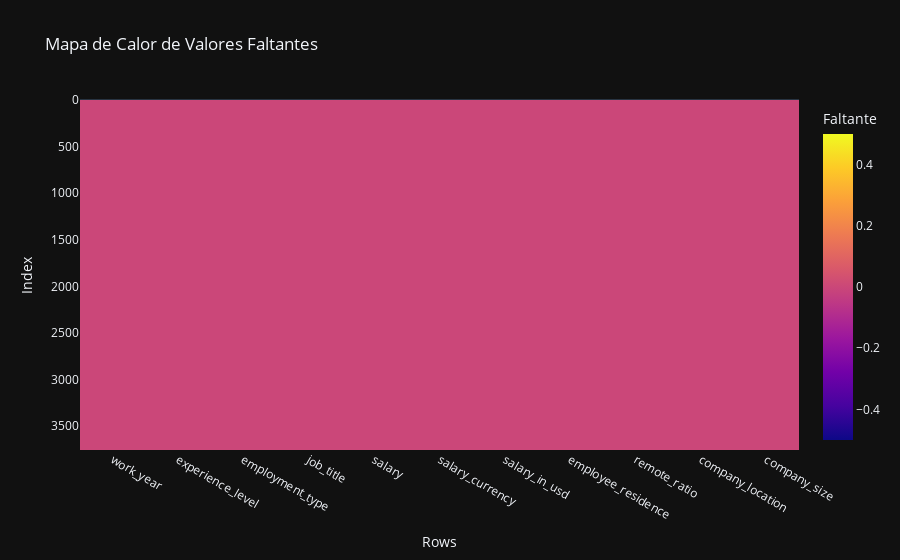

The cell this chart's notebook holds for it:
### Markdown cell above
### ¿Existen valores faltantes en el conjunto de datos?

### Code cell
df_isnull = df.isnull()

fig = px.imshow(df_isnull, 
                title="Mapa de Calor de Valores Faltantes",
                labels=dict(x="Rows", y="Index", color="Faltante"),
                x=df.columns,
                template="plotly_dark")

fig.show()

### Figure 1 — Plotly figure (JSON) as saved in the notebook; plotly's stock layout.template omitted (floating-point values rounded to 4 significant figures; data arrays with more than 128 entries replaced by an {"elided": "..."} marker saying what was removed)
{"data": [{"coloraxis": "coloraxis", "hovertemplate": "Rows: %{x}<br>Index: %{y}<br>Faltante: %{z}<extra></extra>", "name": "0", "type": "heatmap", "x": ["work_year", "experience_level", "employment_type", "job_title", "salary", "salary_currency", "salary_in_usd", "employee_residence", "remote_ratio", "company_location", "company_size"], "xaxis": "x", "y": {"elided": "3755 int values"}, "yaxis": "y", "z": {"elided": "3755x11 int values"}}], "layout": {"coloraxis": {"colorbar": {"title": {"text": "Faltante"}}, "colorscale": [[0, "#0d0887"], [0.1111, "#46039f"], [0.2222, "#7201a8"], [0.3333, "#9c179e"], [0.4444, "#bd3786"], [0.5556, "#d8576b"], [0.6667, "#ed7953"], [0.7778, "#fb9f3a"], [0.8889, "#fdca26"], [1, "#f0f921"]]}, "title": {"text": "Mapa de Calor de Valores Faltantes"}, "xaxis": {"anchor": "y", "constrain": "domain", "domain": [0, 1], "scaleanchor": "y", "title": {"text": "Rows"}}, "yaxis": {"anchor": "x", "autorange": "reversed", "constrain": "domain", "domain": [0, 1], "title": {"text": "Index"}}}}
